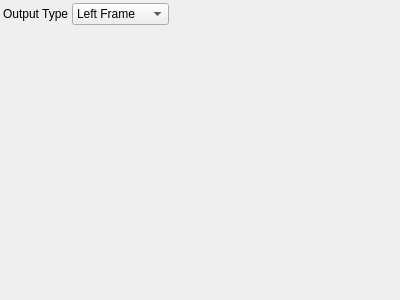
<?xml version="1.0" encoding="UTF-8"?>
<ui version="4.0">
 <class>OutputFilterParametersControlWidget</class>
 <widget class="QWidget" name="OutputFilterParametersControlWidget">
  <property name="geometry">
   <rect>
    <x>0</x>
    <y>0</y>
    <width>400</width>
    <height>300</height>
   </rect>
  </property>
  <property name="windowTitle">
   <string>OutputFilterParameters</string>
  </property>
   <layout class="QGridLayout" name="gridLayout">
    <property name="margin">
     <number>3</number>
    </property>
    <property name="spacing">
     <number>3</number>
    </property>
    <item row="0" column="0">
     <widget class="QLabel" name="label_0">
       <property name="text">
         <string>Output Type</string>
       </property>
     </widget>
    </item>
    <item row="0" column="1">
     <widget class="QComboBox" name="outputTypeComboBox">
       <property name="currentIndex">
         <number>0</number>
       </property>
       <item>
        <property name="text">
         <string>Left Frame</string>
        </property>
       </item>
       <item>
        <property name="text">
         <string>Right Frame</string>
        </property>
       </item>
       <property name="toolTip">
         <string>Output Type</string>
       </property>
     </widget>
    </item>
   <item row="1" column="0">
    <spacer name="verticalSpacer">
     <property name="orientation">
      <enum>Qt::Vertical</enum>
     </property>
     <property name="sizeHint" stdset="0">
      <size>
       <width>0</width>
       <height>0</height>
      </size>
     </property>
    </spacer>
   </item>
   <item row="1" column="2">
    <spacer name="horizontalSpacer">
     <property name="orientation">
      <enum>Qt::Horizontal</enum>
     </property>
     <property name="sizeHint" stdset="0">
      <size>
       <width>0</width>
       <height>0</height>
      </size>
     </property>
    </spacer>
   </item>
  </layout>
 </widget>
 <layoutdefault spacing="3" margin="3"/>
 <resources/>
 <connections>
  <connection>
   <sender>outputTypeComboBox</sender>
   <signal>currentIndexChanged(int)</signal>
   <receiver>OutputFilterParametersControlWidget</receiver>
   <slot>changeParameters()</slot>
  </connection>
 </connections>
 <slots>
  <slot>changeParameters()</slot>
 </slots>
 <customwidgets>
 </customwidgets>
</ui>
